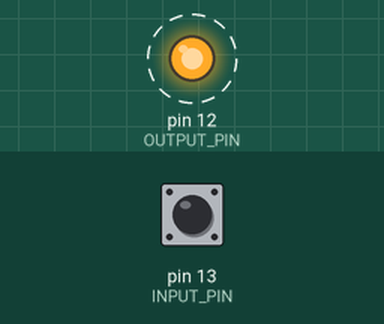
A sketch run on a simulated Arduino Uno, built with avr-gcc and run on an emulated ATmega328P. Shown: output pins drawn as LEDs (lit = HIGH). Dashed ring = blinking. The inputs (shaded band) are chosen by the test bench; at power-on: pin 13 (INPUT_PIN) HIGH. What the sketch prints to the serial monitor is not drawn.

Above: at 0.9 s.
1.3 s: pin 13 (INPUT_PIN) pulled LOW for 0.15 s
Timing chart, 0 to 10.3 s (numbered marks = the images above; inputs shaded):
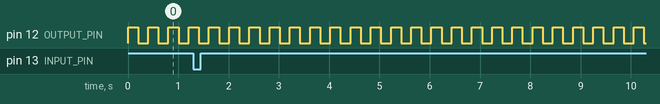

The sketch:

code.ino.ino
```cpp
#define INPUT_PIN 13
#define OUTPUT_PIN 12

#define NORMAL_FLASH 0
#define FAST_FLASH 1
#define TROUBLE_FLASH 2

void setup() {
  Serial.begin(115200);
  pinMode(INPUT_PIN, INPUT_PULLUP);
  pinMode(OUTPUT_PIN, OUTPUT);
}

int tickNumber = 0;
String deviceName = "Pressure Sensor";
String deviceId = "5adc2f3c-2d9d-47a0-8977-02939730a30d";
String message = "";

bool ledOn = 0;
int ledOnTick = 0;
int ledOffTick = 0;
int mode = FAST_FLASH;

void loop() {
  tickNumber++;
  int sensorVal = digitalRead(INPUT_PIN);

  message = "Reading #" + String(tickNumber) + ": ";
  Serial.print(message + " ");

  if (sensorVal == LOW)
  {
    Serial.println("Activated!");
  }

  else
  {
    Serial.println("Not activated.");
  }

  if(ledOn == true && tickNumber > ledOffTick){
    digitalWrite(OUTPUT_PIN, LOW);
    ledOn = false;

    if(mode == NORMAL_FLASH){
      ledOnTick = tickNumber + 600;
    }
    else if(mode == FAST_FLASH){
      ledOnTick = tickNumber + 1;
    }
  }
  else if (ledOn == false && tickNumber > ledOnTick){
    digitalWrite(OUTPUT_PIN,HIGH);
    ledOffTick = tickNumber + 1;
    ledOn = true;
  }
  delay(100);
}
```

Measured:
- by itself, pin 12 (OUTPUT_PIN): alternates HIGH for 0.20 s and LOW for 0.20 s
